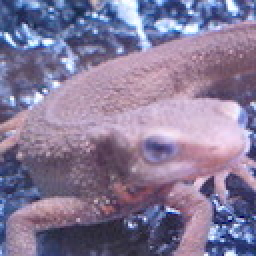
#> input picture Question_71_80/imori.jpg, 128 x 128 px, found by its file name (shown 2 times larger)
$ python answer_79.py
#> lines starting #> are read from the running program, lines starting #| are printed output that depends on the picture
import cv2
import numpy as np
import matplotlib.pyplot as plt

# Read image
img = cv2.imread("imori.jpg").astype(np.float32)
H, W, C = img.shape
#> H = 128; W = 128; C = 3

# Otsu binary
## Grayscale
gray = 0.2126 * img[..., 2] + 0.7152 * img[..., 1] + 0.0722 * img[..., 0]
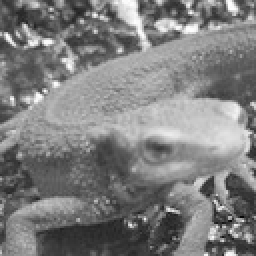
#> gray: shape (128, 128) float32 (shown 2 times larger); min 6.71, max 254.4, mean 126.7
gray = gray.astype(np.uint8)

# Gabor
def gabor_f(k=111, s=10, g=1.2, l=10, p=0, A=0):
    d = k // 2

    gabor = np.zeros((k, k), dtype=np.float32)

    for y in range(k):
        for x in range(k):
            px = x - d
            py = y - d
            theta = A / 180. * np.pi
            _x = np.cos(theta) * px + np.sin(theta) * py
            _y = -np.sin(theta) * px + np.cos(theta) * py
            gabor[x, y] = np.exp(-(_x**2 + g**2 * _y**2) / (2 * s**2)) * np.cos(2*np.pi*_x/l + p)

    gabor /= np.sum(np.abs(gabor))

    return gabor

K_size = 11
Sigma = 1.5
Gamma = 1.2
Lambda = 3.
Psi = 0.

gray = np.pad(gray, (K_size//2, K_size//2), 'edge')
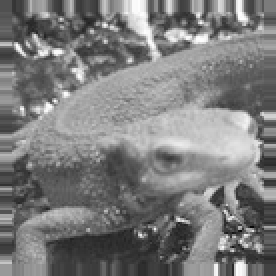
#> gray: shape (138, 138) (shown 2 times larger); min 6, max 254, mean 124.1

As = [0, 45, 90, 135]

plt.subplots_adjust(left=0, right=1, top=1, bottom=0, hspace=0, wspace=0.2)

for i, A in enumerate(As):
    gabor = gabor_f(k=K_size, s=Sigma, g=Gamma, l=Lambda, p=Psi, A=A)

    out = np.zeros((H, W), dtype=np.float32)

    for y in range(H):
        for x in range(W):
            out[y, x] = np.sum(gray[y:y+K_size, x:x+K_size] * gabor)

    out[out < 0] = 0
    out[out > 255] = 255

    plt.subplot(1, 4, i+1)
    plt.imshow(out, cmap='gray')
    plt.axis('off')
    plt.title("Angle "+str(A))
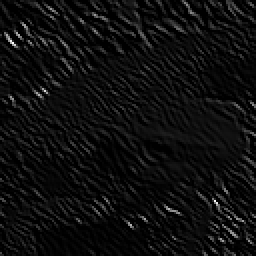
#> out: shape (128, 128) float32 (shown 2 times larger); min 0, max 43.9, mean 2.5; drawn with min black and max white

plt.savefig("out.png")
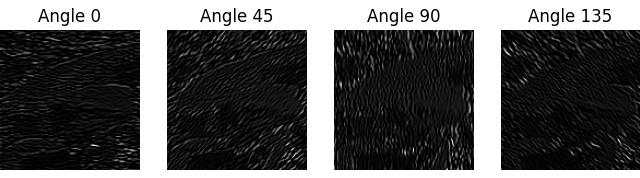
#> figure drawn by matplotlib, 4 panels
plt.show()


out = out.astype(np.uint8)
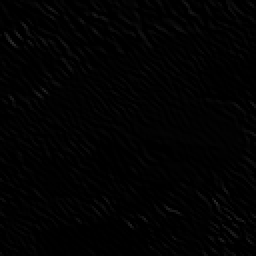
#> out: shape (128, 128) (shown 2 times larger); min 0, max 43, mean 2.2
